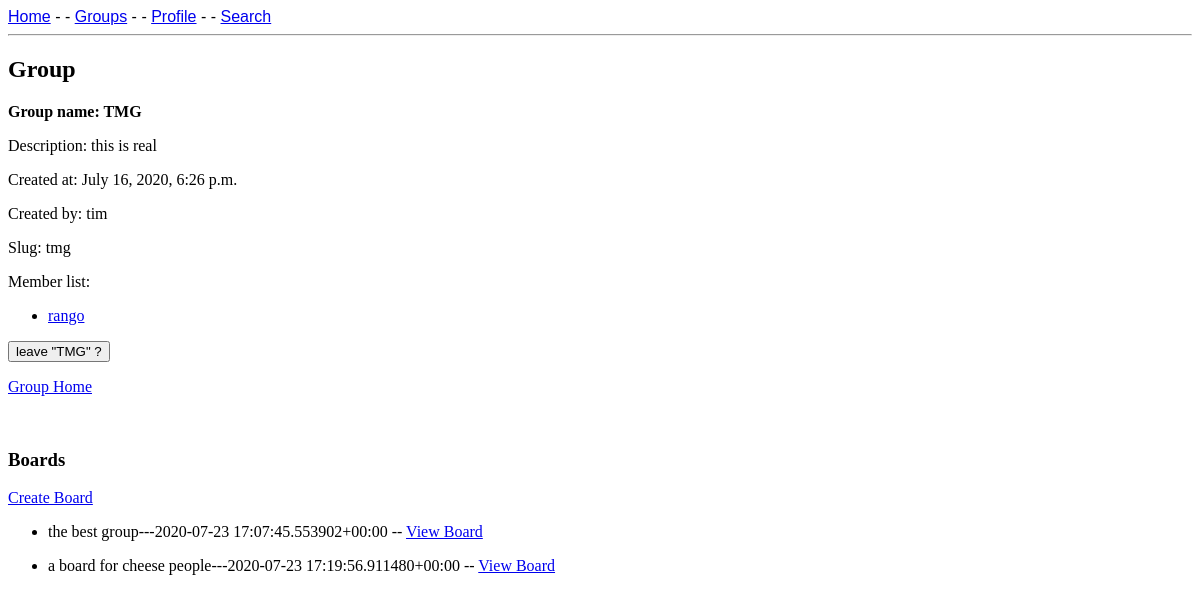
/group/tmg/ (signed in), run on an earlier commit of the app's database.
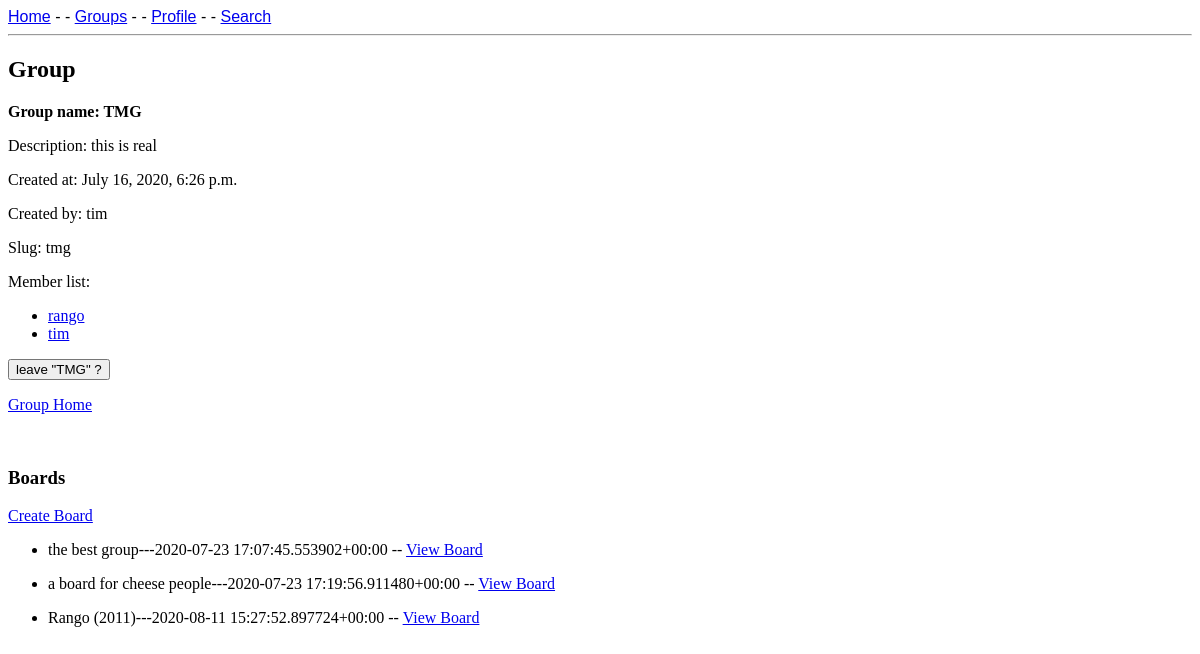
And on a later commit of the database.
### users/models.py (models this page shows, shortened)
class CustomUser(AbstractUser):
    slug = models.SlugField(unique=True, default="user_account_outdated")
    friend_list = models.ManyToManyField('CustomUser', related_name="friends")
    friend_requests = models.ManyToManyField('CustomUser', related_name="friendrequests")
    def __str__(self):
        return self.username

### group/models.py (models this page shows)
class Board(models.Model):
    topic = models.CharField(max_length=255)
    description = models.CharField(max_length=1000, default='')
    last_updated = models.DateTimeField(auto_now_add=True)
    group = models.ForeignKey(Group, on_delete=models.CASCADE)
    starter = models.ForeignKey(CustomUser, on_delete=models.CASCADE)
    def __str__(self):
        return str(self.topic + "---" + str(self.last_updated))

### group/views.py (the view)
# urls.py: path('<slug:the_slug>/', ViewGroup.as_view(), name="viewgroup"),
class ViewGroup(LoginRequiredMixin, DetailView):
    model = Group
    template_name = 'groups/view_group.html'
    slug_url_kwarg = 'the_slug'
    slug_field = 'slug'
    def get_context_data(self, **kwargs):
        context = super().get_context_data(**kwargs)
        return context

### group/models.py (called while the page is built)
    def __str__(self):
        return str(self.name)

### templates/groups/view_group.html (shortened to what this page needs)
{% extends 'base.html' %}
{% block content %}
<h2>Group</h2>
<div>
    <p>
        <p style="font-weight: bold;">Group name: {{ group.name }}</p>
        <p>Description: {{ group.description }}</p>
        <p>Created at: {{ group.created_at }}</p>
        <p>Created by: {{ group.created_by }}</p>
        <p>Slug: {{ group.slug }}</p>
        <p>Member list: </p>
        <ul>
        {% for member in group.members.all %}
            <li><a href="{% url 'profile' member.slug %}">{{ member }}</a></li>
        {% endfor %}
        </ul>
    </p>
</div>
<div>
    {% if user in group.members.all %}
    <form method="POST" action="leavegroup" group="{{ group }}">
        <input type='submit' value='leave "{{ group.name }}" ?' />
    </form>
    {% endif %}
</div>
<p><a href="{% url 'grouphome' %}">Group Home</a></p>
<br>
<h3>Boards</h3>
{% if user in group.members.all %}
<p><a href="{% url 'createboard' group.slug %}">Create Board</a></p>
{% else %}
    <p>Join group to create boards</p>
{% endif %}
{% for board in group.board_set.all %}
    <ul>
        <li> {{ board }} -- <a href="{% url 'viewboard' group.slug board.id %}">View Board</a></li>
    </ul>
{% endfor %}
{% endblock %}

What changed in the data, as far as the page shows it:
now on this page (row edited): CustomUser: username "tim"
added Board: topic+last_updated "Rango (2011)---2020-08-11 15:27:52.897724+00:00"
